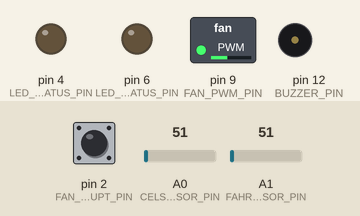
Recording of a sketch running on a simulated Arduino Uno, built with avr-gcc and run on an emulated ATmega328P. Shown: switched loads named in the sketch (green lamp = pin HIGH), output pins drawn as LEDs (lit = HIGH), buzzer (waves = sounding). The inputs (shaded band) are chosen by the test bench; at power-on: pin 2 (FAN_FG_INTERRUPT_PIN) LOW, A0 (CELSIUS_TEMPERATURE_SENSOR_PIN) = 51, A1 (FAHRENHEIT_TEMPERATURE_SENSOR_PIN) = 51.

Above: at 0.4 s.
At 6.4 s:
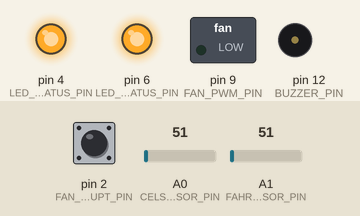
6.5 s: pin 2 (FAN_FG_INTERRUPT_PIN) pulled HIGH for 2.6 s
At 16.47 s:
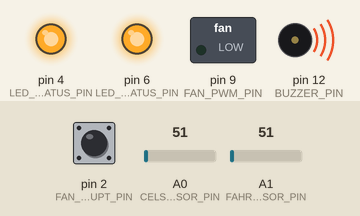
Timing chart, 0 to 16.6 s (numbered marks = the images above; inputs shaded):
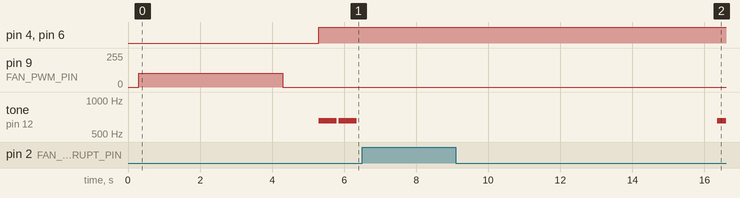

The sketch:

smart_fan_temperature_controller_fw_v1.0.0.ino
```cpp
// (licence header left out)
#include <avr/wdt.h>

// Set 0 for production, 1 for debug.
#define DEBUG_FLAG 0

// -----Pin Definitions -------------------------------------------------------------------------

const uint8_t FAN_FG_INTERRUPT_PIN = 2;
const uint8_t FAN_PWM_PIN = 9;
const uint8_t BUZZER_PIN = 12;
const uint8_t CELSIUS_TEMPERATURE_SENSOR_PIN = A0;
const uint8_t FAHRENHEIT_TEMPERATURE_SENSOR_PIN = A1;
const uint8_t LED_BOARD_STATUS_PIN = 4;
const uint8_t LED_FAN_STATUS_PIN = 6;

// -----ADC & Sensor Constants ------------------------------------------------------------------

// ADC full scale (1023) / external AREF voltage (2.493V)
const float ADC_TO_VOLTAGE_FACTOR = 410.3f;

// LM35CZ and LM34CZ produce 10mV per degree of their scale
// At 25 degree celsius LM35CZ output is 0.25V.
const float SENSOR_MV_PER_DEGREE = 0.010f;

// Fahrenheit-to-Celsius conversion factor (5.0/9.0)
const float FAHRENHEIT_TO_CELSIUS_CONVERSION_FACTOR = 0.5555f;

// -----Temperature Operating Range Inside Enclosure---------------------------------------------

const int CELSIUS_MINIMUM_TEMPERATURE = 5;
const int CELSIUS_MAXIMUM_TEMPERATURE = 50;

// Sentinel returned when temperature read is out of range
const float TEMPERATURE_OUT_OF_RANGE = -99.0f;

// Sensors should agree within 5°C
const float MAX_SENSOR_DIVERGENCE_CELSIUS = 5.0f;

// Sentinel returned when readings between sensors differ
// on more than 5°C
const float SENSOR_READING_DIVERGENCE_ERROR = -97.0f;

// -----PWM Configuration------------------------------------------------------------------------

// Timer1 is configured for phase/frequency-correct PWM with ICR1 = 320 (~25 kHz at 16 MHz)
const int PWM_TOP = 320;

const int PWM_AT_MINIMUM_TEMPERATURE = 5;

// Linear step per degree Celsius: (320 - 5) / (50 - 5) ≈ 7
const int PWM_STEP_PER_DEGREE = 7;

// Sentinel returned if temperature is out of range when mapping temperature to PWM
const int TEMPERATURE_PWM_ERROR = -1;

// Sentinel returned if divergence in reading between sensors is detected
const int TEMPERATURE_DIVERGENCE_ERROR = -2;

// -----Fan Test Constants-----------------------------------------------------------------------

//Selected PWM value to use in fan test
const int FAN_TEST_PWM = 128;

const int FAN_TEST_MINIMUM_PULSES = 52;
const int FAN_TEST_MAXIMUM_PULSES = 57;

// Time delay before start the test
const unsigned long FAN_TEST_INITIAL_DELAY_MS = 300UL;

// Time given for the fan to reach stable RPM
const unsigned long FAN_TEST_SPINUP_MS = 3000UL;

// Counting window for FG pulses
const unsigned long FAN_TEST_COUNT_WINDOW_MS = 1000UL;

// -----Buzzer Constants-------------------------------------------------------------------------

const int BUZZER_FREQUENCY_HZ = 652;
const unsigned long BUZZER_BEEP_ON_MS = 500UL;
const unsigned long BUZZER_BEEP_OFF_MS = 50UL;

// -----Setup Interval---------------------------------------------------------------------------

const unsigned long SETUP_DELAY_MS = 1000UL;

// -----Main Loop Interval-----------------------------------------------------------------------

const unsigned long LOOP_DELAY_MS = 5000UL;

// -----Sustained High PWM Detection-------------------------------------------------------------

// PWM value considered as maximum fan speed
const int MAX_PWM_THRESHOLD = PWM_TOP;

// Consecutive loop cycles at maximum PWM before trigger the alarm
const int MAX_HIGH_PWM_CYCLES = 2;

// -----Global State-----------------------------------------------------------------------------

// Incremented by ISR on every RISING edge of the FG signal.
// Declared as volatile because it is written in an ISR and read in the main loop.
volatile int fanFGSignalPulses = 0;

bool fanTestPassed = false;

int consecutiveMaxPwmCycles = 0;

// -----ISR--------------------------------------------------------------------------------------

// Counts each rising edge on the FG line.
// The fan produces 2 pulses per revolution.
void onFgPulse() {
  fanFGSignalPulses++;
}

void setupTimer1_25kHz() {

  // Configure Timer1 for phase/frequency-correct PWM at ~25kHz.
  // WGM13 + WGM11: mode 10 (phase/freq correct, TOP = ICR1)
  // COM1A1: non-inverting output on OC1A (pin 9)
  // COM1B1: non-inverting output on OC1B (pin 10, unused)
  // CS10: no prescaler -> f_PWM = f_CPU / (2 × ICR1) = 16MHz/(2×320) ≈ 25kHz

  TCCR1A = 0;
  TCCR1B = 0;
  TCNT1 = 0;
  TCCR1A = _BV(COM1A1) | _BV(COM1B1) | _BV(WGM11);
  TCCR1B = _BV(WGM13) | _BV(CS10);
  ICR1 = PWM_TOP;
  OCR1A = 0;  //fan off at startup
  OCR1B = 0;
}

void configurePins() {
  pinMode(CELSIUS_TEMPERATURE_SENSOR_PIN, INPUT);
  pinMode(FAHRENHEIT_TEMPERATURE_SENSOR_PIN, INPUT);
  pinMode(FAN_PWM_PIN, OUTPUT);
  pinMode(BUZZER_PIN, OUTPUT);
  pinMode(LED_BOARD_STATUS_PIN, OUTPUT);
  pinMode(LED_FAN_STATUS_PIN, OUTPUT);
}

void setup() {

  MCUSR = 0; // clear the reset flags, including WDRF
  wdt_disable(); // the watchdog now can actually be turned off

#if DEBUG_FLAG
  Serial.begin(9600);
#endif

  setupTimer1_25kHz();

  analogReference(EXTERNAL);

  configurePins();

  attachInterrupt(digitalPinToInterrupt(FAN_FG_INTERRUPT_PIN), onFgPulse, RISING);

  performFanStartupTest();

  delay(SETUP_DELAY_MS);

  wdt_enable(WDTO_8S);

}

void loop() {

#if DEBUG_FLAG
  Serial.println(F("----- cycle -----"));
#endif

  wdt_reset();

  float celsiusSensorTemperature = readTemperatureFromCelsiusSensor();
  float fahrenheitSensorTemperature = readTemperatureFromFahrenheitSensor();

  float averageTemperature = calculateAverageTemperatureFromSensors(celsiusSensorTemperature,
                             fahrenheitSensorTemperature);

  int fanPWMValue = temperatureToPWM(averageTemperature);
  updateFanPWM(fanPWMValue);

  monitorPwmCycles(fanPWMValue);

  // Atomically copy and reset the pulse counter.
  // fanFGSignalPulses is 16-bit on AVR, without disabling interrupts, the ISR
  // could fire between the two bytes of the read/write, corrupting the value.
  noInterrupts();
  int pulses = fanFGSignalPulses;
  fanFGSignalPulses = 0;
  interrupts();

  monitorBoardHardware(fanPWMValue, pulses);

#if DEBUG_FLAG
  Serial.print(F("Average Temperature: "));
  Serial.println(averageTemperature);
  Serial.print(F("Fan PWM: "));
  Serial.println(fanPWMValue);
  Serial.print(F("OCR1A applied: "));
  Serial.println(OCR1A);
#endif

  delay(LOOP_DELAY_MS);

}

void performFanStartupTest() {
  //FAN MODEL: DELTA QFR0812SH-CX13
  delay(FAN_TEST_INITIAL_DELAY_MS);
  OCR1A = FAN_TEST_PWM;
  delay(FAN_TEST_SPINUP_MS);

  noInterrupts();
  fanFGSignalPulses = 0;
  interrupts();

  unsigned long countWindowStart = millis();
  while ((millis() - countWindowStart) < FAN_TEST_COUNT_WINDOW_MS) {
    //pause exactly FAN_TEST_COUNT_WINDOW_MS to calculate the amount of pulses
  }

  noInterrupts();
  int detectedFGPulses = fanFGSignalPulses;
  fanFGSignalPulses = 0;
  interrupts();

  OCR1A = 0; //fan off after

  // Fan RPM = fg_signal_pulses * 30.
  // With PWM lead wire unconnected, signal pulses are between 130-135.
  // During the test with FAN_TEST_PWM value, fan pulses are between 53-55. If we have less than 53
  // or more than 56, there's a problem either on the board with the PWM signal, FG signal or the
  // fan is deffective.
  fanTestPassed = (detectedFGPulses > FAN_TEST_MINIMUM_PULSES) &&
                  (detectedFGPulses < FAN_TEST_MAXIMUM_PULSES);

#if DEBUG_FLAG
  Serial.print(F("Detected FGPulses: "));
  Serial.println(detectedFGPulses);
  Serial.print(F("Test Result: "));
  Serial.println(fanTestPassed ? F("PASSED") : F("NOT PASSED"));
#endif
}

float readTemperatureFromCelsiusSensor() {
  analogRead(CELSIUS_TEMPERATURE_SENSOR_PIN); //first read is discarded
  int adcValue = analogRead(CELSIUS_TEMPERATURE_SENSOR_PIN);
  float voltage = adcValue / ADC_TO_VOLTAGE_FACTOR;
  return voltage / SENSOR_MV_PER_DEGREE;
}

float readTemperatureFromFahrenheitSensor() {
  analogRead(FAHRENHEIT_TEMPERATURE_SENSOR_PIN); //first read is discarded
  int adcValue = analogRead(FAHRENHEIT_TEMPERATURE_SENSOR_PIN);
  float voltage = adcValue / ADC_TO_VOLTAGE_FACTOR;
  return voltage / SENSOR_MV_PER_DEGREE;
}

float calculateAverageTemperatureFromSensors(float celsiusSensorReading,
    float fahrenheitSensorReading) {

  float fahrenheitReadingToCelsius = fahrenheitToCelsius(fahrenheitSensorReading);

  bool celsiusReadingValid = inRange(celsiusSensorReading,
                                     CELSIUS_MINIMUM_TEMPERATURE, CELSIUS_MAXIMUM_TEMPERATURE);
  bool fahrenheitReadingValid = inRange(fahrenheitReadingToCelsius,
                                        CELSIUS_MINIMUM_TEMPERATURE, CELSIUS_MAXIMUM_TEMPERATURE);

  if (!celsiusReadingValid || !fahrenheitReadingValid) {
#if DEBUG_FLAG
    Serial.println(F("Temperature out of range"));
#endif
    return TEMPERATURE_OUT_OF_RANGE;
  }

  if (fabsf(celsiusSensorReading - fahrenheitReadingToCelsius) > MAX_SENSOR_DIVERGENCE_CELSIUS) {
#if DEBUG_FLAG
    Serial.println(F("Reading divergence between sensors"));
    Serial.print(F("Celsius sensor reading: "));
    Serial.println(celsiusSensorReading);
    Serial.print(F("Fahrenheit sensor (as C): "));
    Serial.println(fahrenheitReadingToCelsius);
#endif
    return SENSOR_READING_DIVERGENCE_ERROR;
  }

  return (celsiusSensorReading + fahrenheitReadingToCelsius) / 2.0f;
}

// Maps a temperature in Celsius to a Timer1 PWM compare value using a linear relationship:
// PWM = PWM_AT_MINIMUM_TEMPERATURE + PWM_STEP_PER_DEGREE ×
// (round(temperature) − CELSIUS_MINIMUM_TEMPERATURE)
int temperatureToPWM(float temperatureReading) {
  if (temperatureReading == SENSOR_READING_DIVERGENCE_ERROR) {
    return TEMPERATURE_DIVERGENCE_ERROR;
  }

  if (!inRange(temperatureReading, CELSIUS_MINIMUM_TEMPERATURE, CELSIUS_MAXIMUM_TEMPERATURE)) {
    return TEMPERATURE_PWM_ERROR;
  }

  int temperatureDegreeOffset = (int)ceil(temperatureReading) - CELSIUS_MINIMUM_TEMPERATURE;

  return PWM_AT_MINIMUM_TEMPERATURE + (PWM_STEP_PER_DEGREE * temperatureDegreeOffset);
}

void updateFanPWM(int pwmValue) {
  if (pwmValue >= 0 && pwmValue <= PWM_TOP) {
    OCR1A = pwmValue;
  }
}

float fahrenheitToCelsius(float temperatureReading) {
  return (temperatureReading - 32.0f) * FAHRENHEIT_TO_CELSIUS_CONVERSION_FACTOR;
}

bool inRange(float reading, int minimumValue, int maximumValue) {
  return (reading >= static_cast<float>(minimumValue)) &&
         (reading <= static_cast<float>(maximumValue));
}

void monitorBoardHardware(int pwmValue, int fanPulses) {
  bool fanTestFailed = !fanTestPassed;
  bool fanNotSpinning = (fanPulses == 0);
  bool pwmTemperatureError = (pwmValue == TEMPERATURE_PWM_ERROR);
  bool temperatureDivergenceError = (pwmValue == TEMPERATURE_DIVERGENCE_ERROR);
  bool sustainedHighPwm = isSustainedHighPwmDetected();

  digitalWrite(LED_FAN_STATUS_PIN, (fanTestFailed || fanNotSpinning) ? HIGH : LOW);
  digitalWrite(LED_BOARD_STATUS_PIN, (pwmTemperatureError || temperatureDivergenceError
                                      || sustainedHighPwm) ? HIGH : LOW);

  if (fanNotSpinning || sustainedHighPwm) {
#if DEBUG_FLAG
    Serial.println(F("Fan not spinning or sustained high pwm detected"));
#endif
    triggerFaultAlarm();
  }
}

void triggerFaultAlarm() {
  tone(BUZZER_PIN, BUZZER_FREQUENCY_HZ);
  delay(BUZZER_BEEP_ON_MS);
  noTone(BUZZER_PIN);
  delay(BUZZER_BEEP_OFF_MS);

  tone(BUZZER_PIN, BUZZER_FREQUENCY_HZ);
  delay(BUZZER_BEEP_ON_MS);
  noTone(BUZZER_PIN);
}

void monitorPwmCycles(int pwmValue) {
  if (pwmValue >= MAX_PWM_THRESHOLD) {
    if (consecutiveMaxPwmCycles < MAX_HIGH_PWM_CYCLES) {
      consecutiveMaxPwmCycles++; // no overflow after ~55 hours
    }
  } else if (pwmValue >= 0) {
    consecutiveMaxPwmCycles = 0; // only a valid lower PWM resets the counter
  }
}

bool isSustainedHighPwmDetected() {
  return consecutiveMaxPwmCycles >= MAX_HIGH_PWM_CYCLES;
}
```
